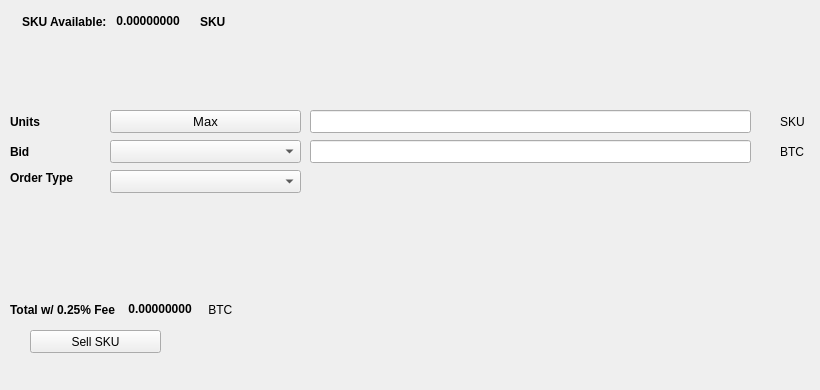
   <widget class="QWidget" name="SellTab">
    <attribute name="title">
     <string>Sell</string>
    </attribute>
    <widget class="QLabel" name="label_16">
     <property name="geometry">
      <rect>
       <x>780</x>
       <y>140</y>
       <width>31</width>
       <height>23</height>
      </rect>
     </property>
     <property name="text">
      <string>BTC</string>
     </property>
    </widget>
    <widget class="QComboBox" name="SellBidcomboBox">
     <property name="geometry">
      <rect>
       <x>110</x>
       <y>140</y>
       <width>191</width>
       <height>23</height>
      </rect>
     </property>
     <property name="font">
      <font>
       <pointsize>10</pointsize>
      </font>
     </property>
    </widget>
    <widget class="QLabel" name="label_18">
     <property name="geometry">
      <rect>
       <x>10</x>
       <y>110</y>
       <width>46</width>
       <height>23</height>
      </rect>
     </property>
     <property name="font">
      <font>
       <weight>75</weight>
       <bold>true</bold>
      </font>
     </property>
     <property name="text">
      <string>Units</string>
     </property>
    </widget>
    <widget class="QPushButton" name="Sell_Max_Amount">
     <property name="geometry">
      <rect>
       <x>110</x>
       <y>110</y>
       <width>191</width>
       <height>23</height>
      </rect>
     </property>
     <property name="font">
      <font>
       <pointsize>10</pointsize>
      </font>
     </property>
     <property name="text">
      <string>Max</string>
     </property>
    </widget>
    <widget class="QLabel" name="label_20">
     <property name="geometry">
      <rect>
       <x>10</x>
       <y>170</y>
       <width>91</width>
       <height>16</height>
      </rect>
     </property>
     <property name="font">
      <font>
       <weight>75</weight>
       <bold>true</bold>
      </font>
     </property>
     <property name="text">
      <string>Order Type</string>
     </property>
    </widget>
    <widget class="QComboBox" name="SellOrdertypeCombo">
     <property name="geometry">
      <rect>
       <x>110</x>
       <y>170</y>
       <width>191</width>
       <height>23</height>
      </rect>
     </property>
     <property name="font">
      <font>
       <pointsize>10</pointsize>
      </font>
     </property>
    </widget>
    <widget class="QLabel" name="label_21">
     <property name="geometry">
      <rect>
       <x>10</x>
       <y>140</y>
       <width>46</width>
       <height>23</height>
      </rect>
     </property>
     <property name="font">
      <font>
       <weight>75</weight>
       <bold>true</bold>
      </font>
     </property>
     <property name="text">
      <string>Bid</string>
     </property>
    </widget>
    <widget class="QLabel" name="label_22">
     <property name="geometry">
      <rect>
       <x>780</x>
       <y>110</y>
       <width>31</width>
       <height>23</height>
      </rect>
     </property>
     <property name="text">
      <string>SKU</string>
     </property>
    </widget>
    <widget class="QLineEdit" name="UnitsInputSKU">
     <property name="geometry">
      <rect>
       <x>310</x>
       <y>110</y>
       <width>441</width>
       <height>23</height>
      </rect>
     </property>
     <property name="font">
      <font>
       <pointsize>9</pointsize>
       <weight>75</weight>
       <bold>true</bold>
      </font>
     </property>
    </widget>
    <widget class="QLineEdit" name="SellBidPriceEdit">
     <property name="geometry">
      <rect>
       <x>310</x>
       <y>140</y>
       <width>441</width>
       <height>23</height>
      </rect>
     </property>
     <property name="font">
      <font>
       <pointsize>9</pointsize>
       <weight>75</weight>
       <bold>true</bold>
      </font>
     </property>
    </widget>
    <widget class="QPushButton" name="SellSKUBTN">
     <property name="geometry">
      <rect>
       <x>30</x>
       <y>330</y>
       <width>131</width>
       <height>23</height>
      </rect>
     </property>
     <property name="text">
      <string>Sell SKU</string>
     </property>
     <property name="icon">
      <iconset resource="../skucoin">
       <normaloff>:/icons/bitcoin</normaloff>:/icons/bitcoin</iconset>
     </property>
    </widget>
    <widget class="QWidget" name="layoutWidget3">
     <property name="geometry">
      <rect>
       <x>22</x>
       <y>12</y>
       <width>258</width>
       <height>19</height>
      </rect>
     </property>
     <layout class="QHBoxLayout" name="horizontalLayout">
      <item>
       <widget class="QLabel" name="label232_2">
        <property name="font">
         <font>
          <weight>75</weight>
          <bold>true</bold>
         </font>
        </property>
        <property name="text">
         <string>SKU Available:</string>
        </property>
       </widget>
      </item>
      <item>
       <widget class="QLabel" name="SKUAvailableLabel">
        <property name="palette">
         <palette>
          <active>
           <colorrole role="WindowText">
            <brush brushstyle="SolidPattern">
             <color alpha="255">
              <red>0</red>
              <green>0</green>
              <blue>0</blue>
             </color>
            </brush>
           </colorrole>
           <colorrole role="Button">
            <brush brushstyle="SolidPattern">
             <color alpha="255">
              <red>0</red>
              <green>170</green>
              <blue>0</blue>
             </color>
            </brush>
           </colorrole>
           <colorrole role="Light">
            <brush brushstyle="SolidPattern">
             <color alpha="255">
              <red>0</red>
              <green>255</green>
              <blue>0</blue>
             </color>
            </brush>
           </colorrole>
           <colorrole role="Midlight">
            <brush brushstyle="SolidPattern">
             <color alpha="255">
              <red>0</red>
              <green>212</green>
              <blue>0</blue>
             </color>
            </brush>
           </colorrole>
           <colorrole role="Dark">
            <brush brushstyle="SolidPattern">
             <color alpha="255">
              <red>0</red>
              <green>85</green>
              <blue>0</blue>
             </color>
            </brush>
           </colorrole>
           <colorrole role="Mid">
            <brush brushstyle="SolidPattern">
             <color alpha="255">
              <red>0</red>
              <green>113</green>
              <blue>0</blue>
             </color>
            </brush>
           </colorrole>
           <colorrole role="Text">
            <brush brushstyle="SolidPattern">
             <color alpha="255">
              <red>0</red>
              <green>170</green>
              <blue>0</blue>
             </color>
            </brush>
           </colorrole>
           <colorrole role="BrightText">
            <brush brushstyle="SolidPattern">
             <color alpha="255">
              <red>255</red>
              <green>255</green>
              <blue>255</blue>
             </color>
            </brush>
           </colorrole>
           <colorrole role="ButtonText">
            <brush brushstyle="SolidPattern">
             <color alpha="255">
              <red>0</red>
              <green>0</green>
              <blue>0</blue>
             </color>
            </brush>
           </colorrole>
           <colorrole role="Base">
            <brush brushstyle="SolidPattern">
             <color alpha="255">
              <red>255</red>
              <green>255</green>
              <blue>255</blue>
             </color>
            </brush>
           </colorrole>
           <colorrole role="Window">
            <brush brushstyle="SolidPattern">
             <color alpha="255">
              <red>0</red>
              <green>170</green>
              <blue>0</blue>
             </color>
            </brush>
           </colorrole>
           <colorrole role="Shadow">
            <brush brushstyle="SolidPattern">
             <color alpha="255">
              <red>0</red>
              <green>0</green>
              <blue>0</blue>
             </color>
            </brush>
           </colorrole>
           <colorrole role="AlternateBase">
            <brush brushstyle="SolidPattern">
             <color alpha="255">
              <red>127</red>
              <green>212</green>
              <blue>127</blue>
             </color>
            </brush>
           </colorrole>
           <colorrole role="ToolTipBase">
            <brush brushstyle="SolidPattern">
             <color alpha="255">
              <red>255</red>
              <green>255</green>
              <blue>220</blue>
             </color>
            </brush>
           </colorrole>
           <colorrole role="ToolTipText">
            <brush brushstyle="SolidPattern">
             <color alpha="255">
              <red>0</red>
              <green>0</green>
              <blue>0</blue>
             </color>
            </brush>
           </colorrole>
          </active>
          <inactive>
           <colorrole role="WindowText">
            <brush brushstyle="SolidPattern">
             <color alpha="255">
              <red>0</red>
              <green>0</green>
              <blue>0</blue>
             </color>
            </brush>
           </colorrole>
           <colorrole role="Button">
            <brush brushstyle="SolidPattern">
             <color alpha="255">
              <red>0</red>
              <green>170</green>
              <blue>0</blue>
             </color>
            </brush>
           </colorrole>
           <colorrole role="Light">
            <brush brushstyle="SolidPattern">
             <color alpha="255">
              <red>0</red>
              <green>255</green>
              <blue>0</blue>
             </color>
            </brush>
           </colorrole>
           <colorrole role="Midlight">
            <brush brushstyle="SolidPattern">
             <color alpha="255">
              <red>0</red>
              <green>212</green>
              <blue>0</blue>
             </color>
            </brush>
           </colorrole>
           <colorrole role="Dark">
            <brush brushstyle="SolidPattern">
             <color alpha="255">
              <red>0</red>
              <green>85</green>
              <blue>0</blue>
             </color>
            </brush>
           </colorrole>
           <colorrole role="Mid">
            <brush brushstyle="SolidPattern">
             <color alpha="255">
              <red>0</red>
              <green>113</green>
              <blue>0</blue>
             </color>
            </brush>
           </colorrole>
           <colorrole role="Text">
            <brush brushstyle="SolidPattern">
             <color alpha="255">
              <red>0</red>
              <green>170</green>
              <blue>0</blue>
             </color>
            </brush>
           </colorrole>
           <colorrole role="BrightText">
            <brush brushstyle="SolidPattern">
             <color alpha="255">
              <red>255</red>
              <green>255</green>
              <blue>255</blue>
             </color>
            </brush>
           </colorrole>
           <colorrole role="ButtonText">
            <brush brushstyle="SolidPattern">
             <color alpha="255">
              <red>0</red>
              <green>0</green>
              <blue>0</blue>
             </color>
            </brush>
           </colorrole>
           <colorrole role="Base">
            <brush brushstyle="SolidPattern">
             <color alpha="255">
              <red>255</red>
              <green>255</green>
              <blue>255</blue>
             </color>
            </brush>
           </colorrole>
           <colorrole role="Window">
            <brush brushstyle="SolidPattern">
             <color alpha="255">
              <red>0</red>
              <green>170</green>
              <blue>0</blue>
             </color>
            </brush>
           </colorrole>
           <colorrole role="Shadow">
            <brush brushstyle="SolidPattern">
             <color alpha="255">
              <red>0</red>
              <green>0</green>
              <blue>0</blue>
             </color>
            </brush>
           </colorrole>
           <colorrole role="AlternateBase">
            <brush brushstyle="SolidPattern">
             <color alpha="255">
              <red>127</red>
              <green>212</green>
              <blue>127</blue>
             </color>
            </brush>
           </colorrole>
           <colorrole role="ToolTipBase">
            <brush brushstyle="SolidPattern">
             <color alpha="255">
              <red>255</red>
              <green>255</green>
              <blue>220</blue>
             </color>
            </brush>
           </colorrole>
           <colorrole role="ToolTipText">
            <brush brushstyle="SolidPattern">
             <color alpha="255">
              <red>0</red>
              <green>0</green>
              <blue>0</blue>
             </color>
            </brush>
           </colorrole>
          </inactive>
          <disabled>
           <colorrole role="WindowText">
            <brush brushstyle="SolidPattern">
             <color alpha="255">
              <red>0</red>
              <green>85</green>
              <blue>0</blue>
             </color>
            </brush>
           </colorrole>
           <colorrole role="Button">
            <brush brushstyle="SolidPattern">
             <color alpha="255">
              <red>0</red>
              <green>170</green>
              <blue>0</blue>
             </color>
            </brush>
           </colorrole>
           <colorrole role="Light">
            <brush brushstyle="SolidPattern">
             <color alpha="255">
              <red>0</red>
              <green>255</green>
              <blue>0</blue>
             </color>
            </brush>
           </colorrole>
           <colorrole role="Midlight">
            <brush brushstyle="SolidPattern">
             <color alpha="255">
              <red>0</red>
              <green>212</green>
              <blue>0</blue>
             </color>
            </brush>
           </colorrole>
           <colorrole role="Dark">
            <brush brushstyle="SolidPattern">
             <color alpha="255">
              <red>0</red>
              <green>85</green>
              <blue>0</blue>
             </color>
            </brush>
           </colorrole>
           <colorrole role="Mid">
            <brush brushstyle="SolidPattern">
             <color alpha="255">
              <red>0</red>
              <green>113</green>
              <blue>0</blue>
             </color>
            </brush>
           </colorrole>
           <colorrole role="Text">
            <brush brushstyle="SolidPattern">
             <color alpha="255">
              <red>0</red>
              <green>85</green>
              <blue>0</blue>
             </color>
            </brush>
           </colorrole>
           <colorrole role="BrightText">
            <brush brushstyle="SolidPattern">
             <color alpha="255">
              <red>255</red>
              <green>255</green>
              <blue>255</blue>
             </color>
            </brush>
           </colorrole>
           <colorrole role="ButtonText">
            <brush brushstyle="SolidPattern">
             <color alpha="255">
              <red>0</red>
              <green>85</green>
              <blue>0</blue>
             </color>
            </brush>
           </colorrole>
           <colorrole role="Base">
            <brush brushstyle="SolidPattern">
             <color alpha="255">
              <red>0</red>
              <green>170</green>
              <blue>0</blue>
             </color>
            </brush>
           </colorrole>
           <colorrole role="Window">
            <brush brushstyle="SolidPattern">
             <color alpha="255">
              <red>0</red>
              <green>170</green>
              <blue>0</blue>
             </color>
            </brush>
           </colorrole>
           <colorrole role="Shadow">
            <brush brushstyle="SolidPattern">
             <color alpha="255">
              <red>0</red>
              <green>0</green>
              <blue>0</blue>
             </color>
            </brush>
           </colorrole>
           <colorrole role="AlternateBase">
            <brush brushstyle="SolidPattern">
             <color alpha="255">
              <red>0</red>
              <green>170</green>
              <blue>0</blue>
             </color>
            </brush>
           </colorrole>
           <colorrole role="ToolTipBase">
            <brush brushstyle="SolidPattern">
             <color alpha="255">
              <red>255</red>
              <green>255</green>
              <blue>220</blue>
             </color>
            </brush>
           </colorrole>
           <colorrole role="ToolTipText">
            <brush brushstyle="SolidPattern">
             <color alpha="255">
              <red>0</red>
              <green>0</green>
              <blue>0</blue>
             </color>
            </brush>
           </colorrole>
          </disabled>
         </palette>
        </property>
        <property name="font">
         <font>
          <weight>75</weight>
          <bold>true</bold>
         </font>
        </property>
        <property name="text">
         <string> 0.00000000 </string>
        </property>
        <property name="textInteractionFlags">
         <set>Qt::LinksAccessibleByMouse|Qt::TextSelectableByKeyboard|Qt::TextSelectableByMouse</set>
        </property>
       </widget>
      </item>
      <item>
       <widget class="QLabel" name="labelSKU">
        <property name="font">
         <font>
          <weight>75</weight>
          <bold>true</bold>
         </font>
        </property>
        <property name="text">
         <string>SKU</string>
        </property>
       </widget>
      </item>
     </layout>
    </widget>
    <widget class="QWidget" name="layoutWidget">
     <property name="geometry">
      <rect>
       <x>10</x>
       <y>300</y>
       <width>268</width>
       <height>19</height>
      </rect>
     </property>
     <layout class="QHBoxLayout" name="horizontalLayout_2">
      <item>
       <widget class="QLabel" name="label_19">
        <property name="font">
         <font>
          <weight>75</weight>
          <bold>true</bold>
         </font>
        </property>
        <property name="text">
         <string>Total w/ 0.25% Fee </string>
        </property>
       </widget>
      </item>
      <item>
       <widget class="QLabel" name="SellCostLabel">
        <property name="palette">
         <palette>
          <active>
           <colorrole role="WindowText">
            <brush brushstyle="SolidPattern">
             <color alpha="255">
              <red>0</red>
              <green>0</green>
              <blue>0</blue>
             </color>
            </brush>
           </colorrole>
           <colorrole role="Button">
            <brush brushstyle="SolidPattern">
             <color alpha="255">
              <red>0</red>
              <green>170</green>
              <blue>0</blue>
             </color>
            </brush>
           </colorrole>
           <colorrole role="Light">
            <brush brushstyle="SolidPattern">
             <color alpha="255">
              <red>0</red>
              <green>255</green>
              <blue>0</blue>
             </color>
            </brush>
           </colorrole>
           <colorrole role="Midlight">
            <brush brushstyle="SolidPattern">
             <color alpha="255">
              <red>0</red>
              <green>212</green>
              <blue>0</blue>
             </color>
            </brush>
           </colorrole>
           <colorrole role="Dark">
            <brush brushstyle="SolidPattern">
             <color alpha="255">
              <red>0</red>
              <green>85</green>
              <blue>0</blue>
             </color>
            </brush>
           </colorrole>
           <colorrole role="Mid">
            <brush brushstyle="SolidPattern">
             <color alpha="255">
              <red>0</red>
              <green>113</green>
              <blue>0</blue>
             </color>
            </brush>
           </colorrole>
           <colorrole role="Text">
            <brush brushstyle="SolidPattern">
             <color alpha="255">
              <red>0</red>
              <green>170</green>
              <blue>0</blue>
             </color>
            </brush>
           </colorrole>
           <colorrole role="BrightText">
            <brush brushstyle="SolidPattern">
             <color alpha="255">
              <red>255</red>
              <green>255</green>
              <blue>255</blue>
             </color>
            </brush>
           </colorrole>
           <colorrole role="ButtonText">
            <brush brushstyle="SolidPattern">
             <color alpha="255">
              <red>0</red>
              <green>0</green>
              <blue>0</blue>
             </color>
            </brush>
           </colorrole>
           <colorrole role="Base">
            <brush brushstyle="SolidPattern">
             <color alpha="255">
              <red>255</red>
              <green>255</green>
              <blue>255</blue>
             </color>
            </brush>
           </colorrole>
           <colorrole role="Window">
            <brush brushstyle="SolidPattern">
             <color alpha="255">
              <red>0</red>
              <green>170</green>
              <blue>0</blue>
             </color>
            </brush>
           </colorrole>
           <colorrole role="Shadow">
            <brush brushstyle="SolidPattern">
             <color alpha="255">
              <red>0</red>
              <green>0</green>
              <blue>0</blue>
             </color>
            </brush>
           </colorrole>
           <colorrole role="AlternateBase">
            <brush brushstyle="SolidPattern">
             <color alpha="255">
              <red>127</red>
              <green>212</green>
              <blue>127</blue>
             </color>
            </brush>
           </colorrole>
           <colorrole role="ToolTipBase">
            <brush brushstyle="SolidPattern">
             <color alpha="255">
              <red>255</red>
              <green>255</green>
              <blue>220</blue>
             </color>
            </brush>
           </colorrole>
           <colorrole role="ToolTipText">
            <brush brushstyle="SolidPattern">
             <color alpha="255">
              <red>0</red>
              <green>0</green>
              <blue>0</blue>
             </color>
            </brush>
           </colorrole>
          </active>
          <inactive>
           <colorrole role="WindowText">
            <brush brushstyle="SolidPattern">
             <color alpha="255">
              <red>0</red>
              <green>0</green>
              <blue>0</blue>
             </color>
            </brush>
           </colorrole>
           <colorrole role="Button">
            <brush brushstyle="SolidPattern">
             <color alpha="255">
              <red>0</red>
              <green>170</green>
              <blue>0</blue>
             </color>
            </brush>
           </colorrole>
           <colorrole role="Light">
            <brush brushstyle="SolidPattern">
             <color alpha="255">
              <red>0</red>
              <green>255</green>
              <blue>0</blue>
             </color>
            </brush>
           </colorrole>
           <colorrole role="Midlight">
            <brush brushstyle="SolidPattern">
             <color alpha="255">
              <red>0</red>
              <green>212</green>
              <blue>0</blue>
             </color>
            </brush>
           </colorrole>
           <colorrole role="Dark">
            <brush brushstyle="SolidPattern">
             <color alpha="255">
              <red>0</red>
              <green>85</green>
              <blue>0</blue>
             </color>
            </brush>
           </colorrole>
           <colorrole role="Mid">
            <brush brushstyle="SolidPattern">
             <color alpha="255">
              <red>0</red>
              <green>113</green>
              <blue>0</blue>
             </color>
            </brush>
           </colorrole>
           <colorrole role="Text">
            <brush brushstyle="SolidPattern">
             <color alpha="255">
              <red>0</red>
              <green>170</green>
              <blue>0</blue>
             </color>
            </brush>
           </colorrole>
           <colorrole role="BrightText">
            <brush brushstyle="SolidPattern">
             <color alpha="255">
              <red>255</red>
              <green>255</green>
              <blue>255</blue>
             </color>
            </brush>
           </colorrole>
           <colorrole role="ButtonText">
            <brush brushstyle="SolidPattern">
             <color alpha="255">
              <red>0</red>
              <green>0</green>
              <blue>0</blue>
             </color>
            </brush>
           </colorrole>
           <colorrole role="Base">
            <brush brushstyle="SolidPattern">
             <color alpha="255">
              <red>255</red>
              <green>255</green>
              <blue>255</blue>
             </color>
            </brush>
           </colorrole>
           <colorrole role="Window">
            <brush brushstyle="SolidPattern">
             <color alpha="255">
              <red>0</red>
              <green>170</green>
              <blue>0</blue>
             </color>
            </brush>
           </colorrole>
           <colorrole role="Shadow">
            <brush brushstyle="SolidPattern">
             <color alpha="255">
              <red>0</red>
              <green>0</green>
              <blue>0</blue>
             </color>
            </brush>
           </colorrole>
           <colorrole role="AlternateBase">
            <brush brushstyle="SolidPattern">
             <color alpha="255">
              <red>127</red>
              <green>212</green>
              <blue>127</blue>
             </color>
            </brush>
           </colorrole>
           <colorrole role="ToolTipBase">
            <brush brushstyle="SolidPattern">
             <color alpha="255">
              <red>255</red>
              <green>255</green>
              <blue>220</blue>
             </color>
            </brush>
           </colorrole>
           <colorrole role="ToolTipText">
            <brush brushstyle="SolidPattern">
             <color alpha="255">
              <red>0</red>
              <green>0</green>
              <blue>0</blue>
             </color>
            </brush>
           </colorrole>
          </inactive>
          <disabled>
           <colorrole role="WindowText">
            <brush brushstyle="SolidPattern">
             <color alpha="255">
              <red>0</red>
              <green>85</green>
              <blue>0</blue>
             </color>
            </brush>
           </colorrole>
           <colorrole role="Button">
            <brush brushstyle="SolidPattern">
             <color alpha="255">
              <red>0</red>
              <green>170</green>
              <blue>0</blue>
             </color>
            </brush>
           </colorrole>
           <colorrole role="Light">
            <brush brushstyle="SolidPattern">
             <color alpha="255">
              <red>0</red>
              <green>255</green>
              <blue>0</blue>
             </color>
            </brush>
           </colorrole>
           <colorrole role="Midlight">
            <brush brushstyle="SolidPattern">
             <color alpha="255">
              <red>0</red>
              <green>212</green>
              <blue>0</blue>
             </color>
            </brush>
           </colorrole>
           <colorrole role="Dark">
            <brush brushstyle="SolidPattern">
             <color alpha="255">
              <red>0</red>
              <green>85</green>
              <blue>0</blue>
             </color>
            </brush>
           </colorrole>
           <colorrole role="Mid">
            <brush brushstyle="SolidPattern">
             <color alpha="255">
              <red>0</red>
              <green>113</green>
              <blue>0</blue>
             </color>
            </brush>
           </colorrole>
           <colorrole role="Text">
            <brush brushstyle="SolidPattern">
             <color alpha="255">
              <red>0</red>
              <green>85</green>
              <blue>0</blue>
             </color>
            </brush>
           </colorrole>
           <colorrole role="BrightText">
            <brush brushstyle="SolidPattern">
             <color alpha="255">
              <red>255</red>
              <green>255</green>
              <blue>255</blue>
             </color>
            </brush>
           </colorrole>
           <colorrole role="ButtonText">
            <brush brushstyle="SolidPattern">
             <color alpha="255">
              <red>0</red>
              <green>85</green>
              <blue>0</blue>
             </color>
            </brush>
           </colorrole>
           <colorrole role="Base">
            <brush brushstyle="SolidPattern">
             <color alpha="255">
              <red>0</red>
              <green>170</green>
              <blue>0</blue>
             </color>
            </brush>
           </colorrole>
           <colorrole role="Window">
            <brush brushstyle="SolidPattern">
             <color alpha="255">
              <red>0</red>
              <green>170</green>
              <blue>0</blue>
             </color>
            </brush>
           </colorrole>
           <colorrole role="Shadow">
            <brush brushstyle="SolidPattern">
             <color alpha="255">
              <red>0</red>
              <green>0</green>
              <blue>0</blue>
             </color>
            </brush>
           </colorrole>
           <colorrole role="AlternateBase">
            <brush brushstyle="SolidPattern">
             <color alpha="255">
              <red>0</red>
              <green>170</green>
              <blue>0</blue>
             </color>
            </brush>
           </colorrole>
           <colorrole role="ToolTipBase">
            <brush brushstyle="SolidPattern">
             <color alpha="255">
              <red>255</red>
              <green>255</green>
              <blue>220</blue>
             </color>
            </brush>
           </colorrole>
           <colorrole role="ToolTipText">
            <brush brushstyle="SolidPattern">
             <color alpha="255">
              <red>0</red>
              <green>0</green>
              <blue>0</blue>
             </color>
            </brush>
           </colorrole>
          </disabled>
         </palette>
        </property>
        <property name="font">
         <font>
          <weight>75</weight>
          <bold>true</bold>
         </font>
        </property>
        <property name="autoFillBackground">
         <bool>false</bool>
        </property>
        <property name="text">
         <string> 0.00000000</string>
        </property>
        <property name="textInteractionFlags">
         <set>Qt::LinksAccessibleByMouse|Qt::TextSelectableByMouse</set>
        </property>
       </widget>
      </item>
      <item>
       <widget class="QLabel" name="label_17">
        <property name="font">
         <font>
          <weight>50</weight>
          <bold>false</bold>
         </font>
        </property>
        <property name="text">
         <string> BTC</string>
        </property>
       </widget>
      </item>
     </layout>
    </widget>
    <widget class="QLabel" name="label_23">
     <property name="geometry">
      <rect>
       <x>460</x>
       <y>300</y>
       <width>281</width>
       <height>81</height>
      </rect>
     </property>
     <property name="text">
      <string/>
     </property>
     <property name="pixmap">
      <pixmap>:/images/bittrex</pixmap>
     </property>
    </widget>
   </widget>
